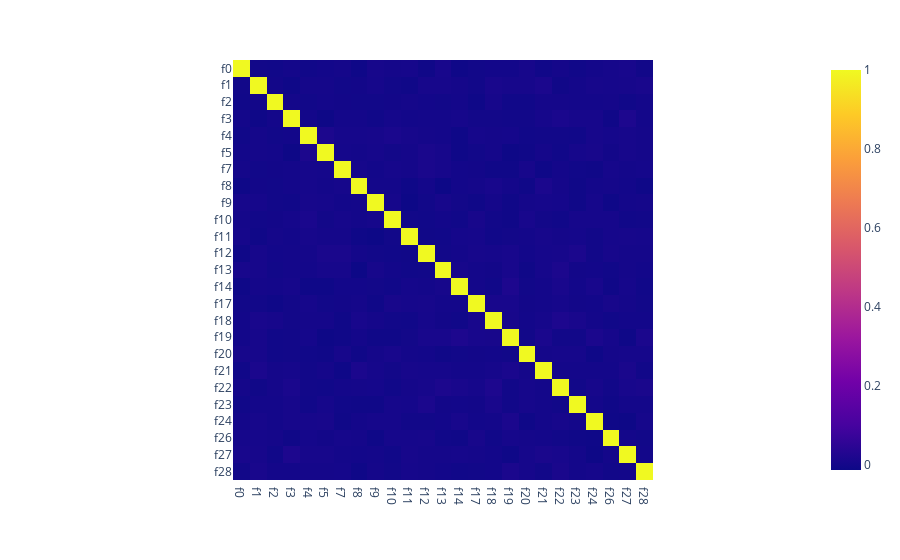

Notebook cell for this chart:
### Code cell
fig = px.imshow(X.corr())
fig.show()

### Figure 1 — Plotly figure (JSON) as saved in the notebook; plotly's stock layout.template omitted (floating-point values rounded to 4 significant figures; data arrays with more than 128 entries replaced by an {"elided": "..."} marker saying what was removed)
{"data": [{"coloraxis": "coloraxis", "hovertemplate": "x: %{x}<br>y: %{y}<br>color: %{z}<extra></extra>", "name": "0", "type": "heatmap", "x": ["f0", "f1", "f2", "f3", "f4", "f5", "f7", "f8", "f9", "f10", "f11", "f12", "f13", "f14", "f17", "f18", "f19", "f20", "f21", "f22", "f23", "f24", "f26", "f27", "f28"], "xaxis": "x", "y": ["f0", "f1", "f2", "f3", "f4", "f5", "f7", "f8", "f9", "f10", "f11", "f12", "f13", "f14", "f17", "f18", "f19", "f20", "f21", "f22", "f23", "f24", "f26", "f27", "f28"], "yaxis": "y", "z": {"elided": "25x25 float values"}}], "layout": {"coloraxis": {"colorscale": [[0, "#0d0887"], [0.1111, "#46039f"], [0.2222, "#7201a8"], [0.3333, "#9c179e"], [0.4444, "#bd3786"], [0.5556, "#d8576b"], [0.6667, "#ed7953"], [0.7778, "#fb9f3a"], [0.8889, "#fdca26"], [1, "#f0f921"]]}, "margin": {"t": 60}, "xaxis": {"anchor": "y", "constrain": "domain", "domain": [0, 1], "scaleanchor": "y"}, "yaxis": {"anchor": "x", "autorange": "reversed", "constrain": "domain", "domain": [0, 1]}}}
